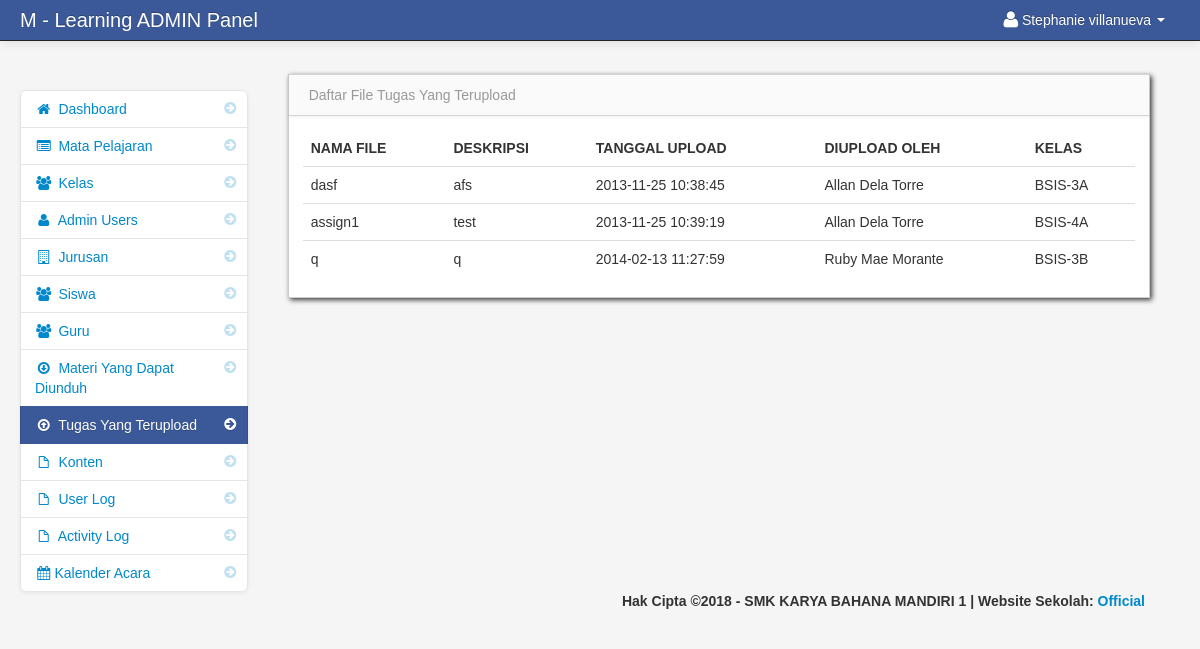
The app's page /admin/assignment.php (signed in) with its own data.
### tables this page shows
CREATE TABLE IF NOT EXISTS `users` (
  `user_id` int(11) NOT NULL AUTO_INCREMENT,
  `username` varchar(100) NOT NULL,
  `password` varchar(100) NOT NULL,
  `firstname` varchar(100) NOT NULL,
  `lastname` varchar(100) NOT NULL,
  PRIMARY KEY (`user_id`)
);

CREATE TABLE IF NOT EXISTS `assignment` (
  `assignment_id` int(11) NOT NULL AUTO_INCREMENT,
  `floc` varchar(300) NOT NULL,
  `fdatein` varchar(100) NOT NULL,
  `fdesc` varchar(100) NOT NULL,
  `teacher_id` int(11) NOT NULL,
  `class_id` int(11) NOT NULL,
  `fname` varchar(100) NOT NULL,
  PRIMARY KEY (`assignment_id`)
);

CREATE TABLE IF NOT EXISTS `teacher` (
  `teacher_id` int(11) NOT NULL AUTO_INCREMENT,
  `username` varchar(100) NOT NULL,
  `password` varchar(200) NOT NULL,
  `firstname` varchar(100) NOT NULL,
  `lastname` varchar(100) NOT NULL,
  `department_id` int(11) NOT NULL,
  `location` varchar(200) NOT NULL,
  `about` varchar(500) NOT NULL,
  `teacher_status` varchar(20) NOT NULL,
  `teacher_stat` varchar(100) NOT NULL,
  PRIMARY KEY (`teacher_id`)
);

CREATE TABLE IF NOT EXISTS `class` (
  `class_id` int(11) NOT NULL AUTO_INCREMENT,
  `class_name` varchar(100) NOT NULL,
  PRIMARY KEY (`class_id`)
);

### admin/session.php (called while the page is built, shortened)
<?php
$session_id=$_SESSION['id'];

### admin/assignment.php (the view)
<?php include('header.php'); ?>
<?php include('session.php'); ?>
    <body>
		<?php include('navbar.php'); ?>
        <div class="container-fluid">
            <div class="row-fluid">
				<?php include('assignment_sidebar.php'); ?>
                <div class="span9" id="content">
                     <div class="row-fluid">
                        <div id="block_bg" class="block">
                            <div class="navbar navbar-inner block-header">
                                <div class="muted pull-left">Daftar File Tugas Yang Terupload</div>
                            </div>
                            <div class="block-content collapse in">
                                <div class="span12">
  									<table cellpadding="0" cellspacing="0" border="0" class="table" id="example">
										<thead>
										    <tr>
												<th>Nama File</th>
												<th>Deskripsi</th>
												<th>Tanggal Upload</th>
												<th>Diupload Oleh</th>
												<th>Kelas</th>
											</tr>
										</thead>
										<tbody>
                              		<?php
										$query = mysqli_query($db, "select * FROM assignment
											LEFT JOIN teacher ON teacher.teacher_id = assignment.teacher_id
											LEFT JOIN teacher_class ON teacher_class.teacher_class_id = assignment.class_id
											INNER JOIN class ON class.class_id = teacher_class.class_id  ")or die(mysqli_error($db));
										while($row = mysqli_fetch_array($query)){
									?>
										<tr>
	                                        <td><?php  echo $row['fname']; ?></td>
	                                        <td><?php echo $row['fdesc']; ?></td>
	                                        <td><?php echo $row['fdatein']; ?></td>
	                                        <td><?php echo $row['firstname']." ".$row['lastname']; ?></td>
	                                        <td><?php echo $row['class_name']; ?></td>
                               			</tr>
						 				<?php } ?>
										</tbody>
									</table>
                                </div>
                            </div>
                        </div>
                    </div>
                </div>
            </div>
		<?php include('footer.php'); ?>
        </div>
		<?php include('script.php'); ?>
    </body>
</html>

### admin/navbar.php (shortened to what this page needs)
<div class="navbar navbar-fixed-top navbar-inverse">
          <div class="navbar-inner">
              <div class="container-fluid">
                  <span class="brand" href="#">M - Learning ADMIN Panel</span>
                  <div class="nav-collapse collapse">
                      <ul class="nav pull-right">
				<?php $query= mysqli_query($db, "select * from users where user_id = '$session_id'")or die(mysqli_error($db));
						$row = mysqli_fetch_array($query);
				?>
                          <li class="dropdown">
                              <a href="#" role="button" class="dropdown-toggle" data-toggle="dropdown"> <i class="icon-user icon-large"></i><?php echo $row['firstname']." ".$row['lastname'];  ?> <i class="caret"></i>
                              </a>
                          </li>
                      </ul>
                  </div>
              </div>
          </div>
      </div>

### admin/assets/styles.css (style rules this page uses)
body { padding-top: 60px; padding-bottom: 40px; background-color: #f5f5f5; }
#content { margin-left:0px; }
.block { background: url("../images/pixel-60fff.png") repeat scroll 0 0 rgba(0, 0, 0, 0) !important; border: 1px solid #ccc; background: white; margin: 1em 0em; border-top: none; -webkit-box-shadow: 2px 2px 5px rgba(0, 0, 6, 0.75); -moz-box-shadow: 2px 2px 5px rgba(0, 0, 6, 0.75); box-shadow: 2px 2px 5px rgba(0, 0, 6, 0.75); }
.block-content { margin: 1em; min-height: .25em; }
.block-header { margin-bottom: 0px; border-right: none; border-left: none; -webkit-border-radius: 0px; -moz-border-radius: 0px; border-radius: 0px; }
.block-header div { padding-top: 10px; }

### records on screen
users: firstname "Stephanie", lastname "villanueva"
assignment: fname "dasf", fdesc "afs", fdatein "2013-11-25 10:38:45", teacher.firstname "Allan", teacher.lastname "Dela Torre", class.class_name "BSIS-3A"
assignment: fname "assign1", fdesc "test", fdatein "2013-11-25 10:39:19", teacher.firstname "Allan", teacher.lastname "Dela Torre", class.class_name "BSIS-4A"
assignment: fname "q", fdesc "q", fdatein "2014-02-13 11:27:59", teacher.firstname "Ruby Mae", teacher.lastname "Morante", class.class_name "BSIS-3B"
